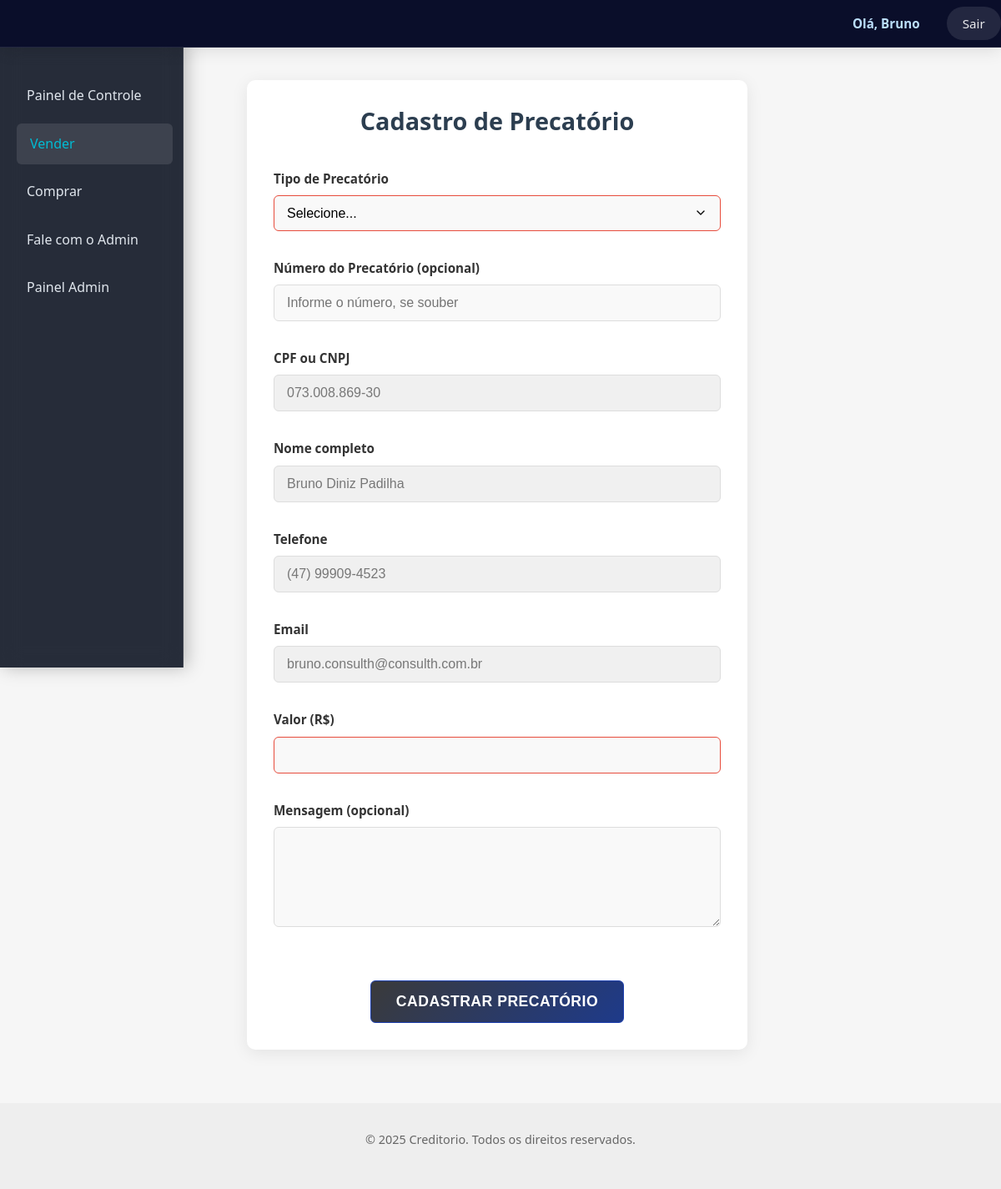
Page /vender (signed in) on the committed database.
### app/models.py (models this page shows, shortened)
class Usuario(UserMixin, db.Model):
    __tablename__ = 'usuario'
    id = db.Column(db.Integer, primary_key=True)
    nome = db.Column(db.String(100), nullable=False)
    email = db.Column(db.String(100), unique=True, nullable=False)
    cpf_cnpj = db.Column(db.String(20), unique=True, nullable=False)
    telefone = db.Column(db.String(20), nullable=False)
    senha_hash = db.Column(db.String(128), nullable=False)
    tipo = db.Column(db.String(20), default='usuario')
    ativo = db.Column(db.Boolean, default=True)
    saldo = db.Column(db.Float, default=0.0)
    data_cadastro = db.Column(db.DateTime, default=datetime.utcnow)
    precatorios_comprados = db.relationship(
        'Precatorio',
        foreign_keys='Precatorio.comprador_id',
        backref='comprador_user',
        lazy=True
    )

### app/routes.py (the view, shortened to what this page needs)
@main_bp.route('/vender', methods=['GET', 'POST'])
def vender_precatorio():
    return render_template('vender.html')

### app/templates/vender.html (shortened to what this page needs)
{% extends "base.html" %}
{% block content %}
<div class="dashboard-layout">
  {% include 'partials/sidebar.html' %}
  <section class="dashboard-content">
    <div class="form-card">
      <h2>Cadastro de Precatório</h2>
      <form method="POST">
        <div class="form-group">
          <label for="tipo">Tipo de Precatório</label>
          <select name="tipo" id="tipo" required onchange="atualizarCampos()">
            <option value="">Selecione...</option>
          </select>
        </div>
        <div class="form-group">
          <label for="numero">Número do Precatório (opcional)</label>
          <input type="text" name="numero" id="numero" placeholder="Informe o número, se souber">
        </div>
        <div class="form-group">
          <label>CPF ou CNPJ</label>
          <input type="text" name="cpf_cnpj" id="cpf_cnpj" value="{% if current_user.is_authenticated %}{{ current_user.cpf_cnpj }}{% endif %}" readonly>
        </div>
        <div class="form-group">
          <label>Nome completo</label>
          <input type="text" name="nome" value="{% if current_user.is_authenticated %}{{ current_user.nome }}{% endif %}" readonly>
        </div>
        <div class="form-group">
          <label>Telefone</label>
          <input type="text" name="telefone" id="telefone" value="{% if current_user.is_authenticated %}{{ current_user.telefone }}{% endif %}" readonly>
        </div>
        <div class="form-group">
          <label>Email</label>
          <input type="email" name="email" value="{% if current_user.is_authenticated %}{{ current_user.email }}{% endif %}" readonly>
        </div>
        <div class="form-group">
          <label>Valor (R$)</label>
          <input type="text" name="valor" id="valor" required>
        </div>
        <div class="form-group">
          <label>Mensagem (opcional)</label>
          <textarea name="mensagem" rows="4"></textarea>
        </div>
        <div class="form-button-container">
          <button type="submit" class="btn-dark-theme accent">Cadastrar Precatório</button>
        </div>
      </form>
    </div>
  </section>
</div>
{% endblock %}

### app/templates/base.html (shortened to what this page needs)
<!DOCTYPE html>
<html lang="pt-BR">
<head>
  <link rel="stylesheet" href="{{ url_for('static', filename='css/style.css') }}">
</head>
<body>
<header class="site-header">
  <div class="header-container">
    <nav class="topnav">
      <ul>
        {% if current_user.is_authenticated %}
          <li>Olá, {{ current_user.nome.split(' ')[0] }}</li>
          <li><a href="{{ url_for('auth.logout') }}" class="logout-btn">Sair</a></li>
        {% else %}
          <li><a href="{{ url_for('auth.login') }}">Login</a></li>
          <li><a href="{{ url_for('auth.cadastro') }}">Cadastrar</a></li>
        {% endif %}
      </ul>
    </nav>
  </div>
</header>
  <main class="container main-content">
    {% block content %}{% endblock %}
  </main>
  <footer class="site-footer">
    <div class="container">
      <p>© 2025 Creditorio. Todos os direitos reservados.</p>
    </div>
  </footer>
</body>
</html>

### rows in the picture
Usuario: nome "Bruno", cpf_cnpj "073.008.869-30", nome "Bruno Diniz Padilha", telefone "(47) 99909-4523", email "bruno.consulth@consulth.com.br"
